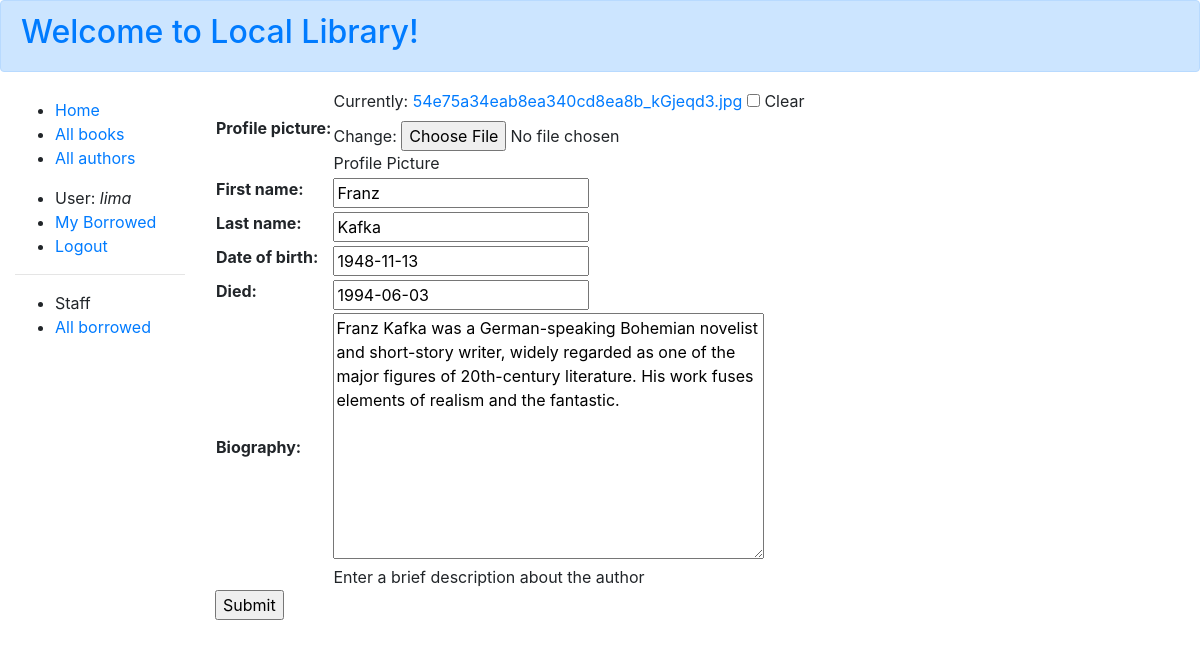
Screenshot of /catalog/author/1/update/ (signed in) with the database file from the repository.
### catalog/models.py (models this page shows, shortened)
class Author(models.Model):
    profile_picture = models.ImageField(help_text="Profile Picture", null=True, blank=True, default='default_author.jpg')
    first_name = models.CharField(max_length=100)
    last_name = models.CharField(max_length=100)
    date_of_birth = models.DateField(null=True, blank=True)
    date_of_death = models.DateField('died', null=True, blank=True)
    biography = models.TextField(
    max_length=1000, null=True, blank=True, help_text="Enter a brief description about the author")
    class Meta:
        ordering = ['last_name', 'first_name']

### catalog/views.py (the view)
class AuthorUpdate(PermissionRequiredMixin, UpdateView):
    model = Author
    fields = ['profile_picture', 'first_name', 'last_name', 'date_of_birth', 'date_of_death','biography']
    permission_required = 'catalog.can_mark_returned'

### catalog/templates/catalog/author_form.html (shortened to what this page needs)
{% extends "base_generic.html" %}
{% block content %}
<form action="" method="post">
  <table>
    {{ form.as_table }}
  </table>
  <input type="submit" value="Submit" />
</form>
{% endblock %}

### catalog/templates/base_generic.html (shortened to what this page needs)
<!DOCTYPE html>
<html lang="en">
<head>
    <link rel="stylesheet" href="https://cdn.jsdelivr.net/npm/bootstrap@4.5.3/dist/css/bootstrap.min.css">
    {% load static %}
    <link rel="stylesheet" href="{% static 'css/styles.css' %}">
</head>
<body>
    <div class="alert alert-primary" role="alert">
        <a href="{% url 'index' %}"> <h2>Welcome to Local Library!</h2></a>
    </div>
    <div class="container-fluid">
        <div class="row">
            <div class="col-sm-2 sidebar-nav">
                {% block sidebar %}
                <ul class="sidebar-nav">
                    <li><a href="{% url 'index' %}">Home</a></li>
                    <li><a href="{% url 'books' %}">All books</a></li>
                    <li><a href="{% url 'authors' %}">All authors</a></li>
                </ul>
                <ul class="sidebar-nav">
                    {% if user.is_authenticated %}
                    <li>User: <em> {{ user.get_username }} </em></li>
                    <li><a href="{% url 'my-borrowed' %}">My Borrowed</a></li>
                    <li><a href="{% url 'logout'%}?next={{request.path}}">Logout</a></li>
                    {% else %}
                    <li><a href="{% url 'login'%}?next={{request.path}}">Login</a></li>
                    {% endif %}
                </ul>
                {% if user.is_staff %}
                <hr />
                <ul class="sidebar-nav">
                    <li>Staff</li>
                    {% if perms.catalog.can_mark_returned %}
                    <li><a href="{% url 'all-borrowed' %}">All borrowed</a></li>
                    {% endif %}
                </ul>
                {% endif %} {% endblock %}
            </div>
            <div class="col-sm-10 ">
                {% block content %}{% endblock %}
            </div>
        </div>
    </div>
</body>
</html>

### catalog/static/css/styles.css (style rules this page uses)
.sidebar-nav { margin-top: 5px; }
li { display: list-item; text-align: -webkit-match-parent; }

### rows the page displays
Author: first_name "Franz", last_name "Kafka", date_of_birth "1948-11-13", date_of_death "1994-06-03", biography "Franz Kafka was a German-speaking Bohemian novelist and short-story writer, widely regarded as one of the major figures of 20th-century literature. His work fuses elements of realism and the fantastic."

### other values shown
{{ user.get_username }} "lima"
